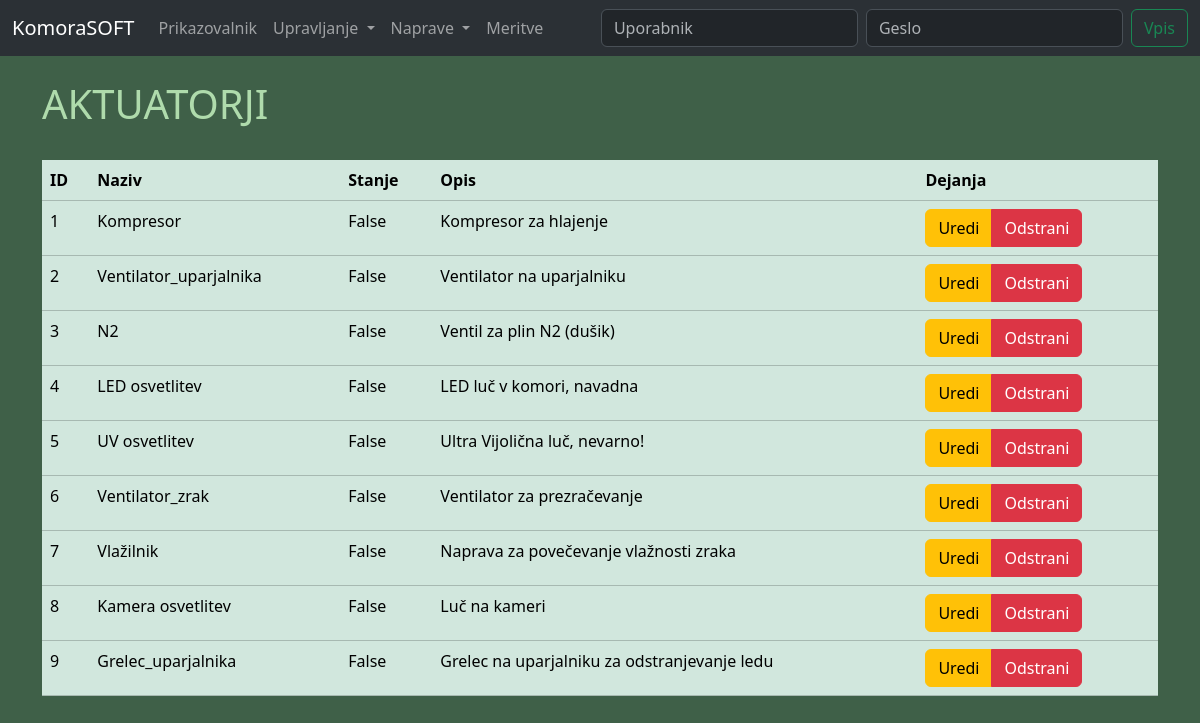
Screenshot of /actuators/ with the database file from the repository.
### komorasoft/blueprints/actuators/models.py (models this page shows, shortened)
class Actuator(db.Model):
    __tablename__ = 'aktuatorji'
    sid = db.Column(db.Integer, primary_key=True)
    name = db.Column(db.String, nullable=False)
    state = db.Column(db.Boolean, nullable=False)
    description = db.Column(db.String)

### komorasoft/blueprints/actuators/routes.py (the view)
@actuators.route('/')
def index():
    actuators = Actuator.query.all()
    cols = ["ID","Naziv","Stanje","Opis","Dejanja"]
    rows = [[actuator.sid,actuator.name,actuator.state,actuator.description] for actuator in actuators]
    return render_template('actuators/index.html', actuators=actuators, columns=cols, rows=rows)

### komorasoft/blueprints/actuators/templates/actuators/index.html (shortened to what this page needs)
{% extends "base.html" %}
{% block content %}
<div>
    <h1>AKTUATORJI</h1><br>
    {% if actuators %}
        <table class="table table-success table-hover">
            <thead>
                <tr>
                    {% for col in columns %}
                        <th scope="col">{{col}}</th>
                    {% endfor %}
                </tr>
            </thead>
            <tbody>
                {% for row in rows %}
                    <tr>
                        {% for element in row %}
                            <td>{{element}}</td>
                        {% endfor %}
                        <td>
                            <div class="btn-group" role="group" aria-label="Basic mixed styles example">
                                <button type="button" class="btn btn-warning" data-bs-toggle="modal" data-bs-target="#modalEdit{{ loop.index }}">Uredi</button>
                                <button type="button" class="btn btn-danger" data-bs-toggle="modal" data-bs-target="#modalDelete{{ loop.index }}">
                                    Odstrani
                                </button>
                            </div>
                        </td>
                    </tr>
                {% endfor %}
            </tbody>
        </table>
    {% else %}
        <center><p>V bazi ni shranjen noben aktuator.</p></center>
    {% endif %}
</div><br>
{% endblock %}

### komorasoft/templates/base.html (style rules this page uses)
body { background-color: rgb(63, 96, 72); }
h1 { color: rgba(209, 255, 202, 0.774); }

### rows the page displays
Actuator: row "1" "False", name "Kompresor", description "Kompresor za hlajenje"
Actuator: row "2" "False", name "Ventilator_uparjalnika", description "Ventilator na uparjalniku"
Actuator: row "3" "False", name "N2", description "Ventil za plin N2 (dušik)"
Actuator: row "4" "False", name "LED osvetlitev", description "LED luč v komori, navadna"
Actuator: row "5" "False", name "UV osvetlitev", description "Ultra Vijolična luč, nevarno!"
Actuator: row "6" "False", name "Ventilator_zrak", description "Ventilator za prezračevanje"
Actuator: row "7" "False", name "Vlažilnik", description "Naprava za povečevanje vlažnosti zraka"
Actuator: row "8" "False", name "Kamera osvetlitev", description "Luč na kameri"
Actuator: row "9" "False", name "Grelec_uparjalnika", description "Grelec na uparjalniku za odstranjevanje ledu"

### other values shown
{{ col }} "ID" "Naziv" "Stanje" "Opis" "Dejanja"
